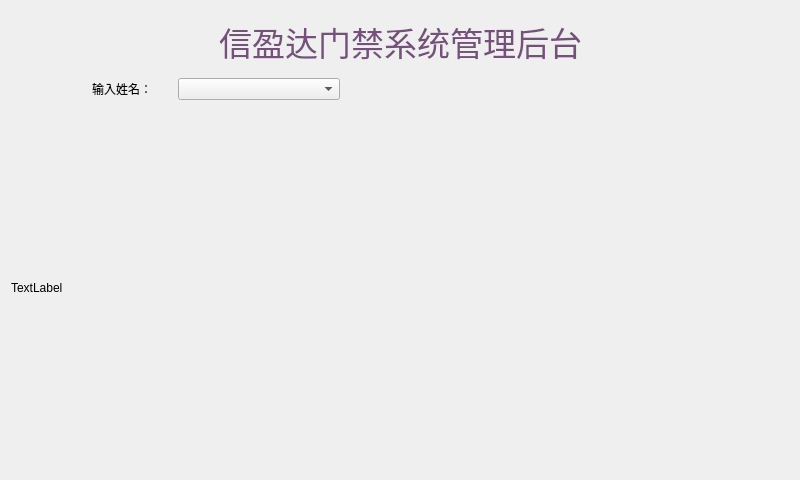
<?xml version="1.0" encoding="UTF-8"?>
<ui version="4.0">
 <class>Setting</class>
 <widget class="QWidget" name="Setting">
  <property name="geometry">
   <rect>
    <x>0</x>
    <y>0</y>
    <width>800</width>
    <height>480</height>
   </rect>
  </property>
  <property name="windowTitle">
   <string>Form</string>
  </property>
  <layout class="QVBoxLayout" name="verticalLayout" stretch="1,1,6">
   <item>
    <layout class="QHBoxLayout" name="horizontalLayout_2">
     <item>
      <spacer name="horizontalSpacer_7">
       <property name="orientation">
        <enum>Qt::Horizontal</enum>
       </property>
       <property name="sizeHint" stdset="0">
        <size>
         <width>108</width>
         <height>58</height>
        </size>
       </property>
      </spacer>
     </item>
     <item>
      <widget class="QLabel" name="label_2">
       <property name="font">
        <font>
         <pointsize>25</pointsize>
        </font>
       </property>
       <property name="styleSheet">
        <string notr="true">color:rgb(117, 80, 123)</string>
       </property>
       <property name="text">
        <string>信盈达门禁系统管理后台</string>
       </property>
      </widget>
     </item>
     <item>
      <spacer name="horizontalSpacer_8">
       <property name="orientation">
        <enum>Qt::Horizontal</enum>
       </property>
       <property name="sizeHint" stdset="0">
        <size>
         <width>99</width>
         <height>48</height>
        </size>
       </property>
      </spacer>
     </item>
    </layout>
   </item>
   <item>
    <layout class="QHBoxLayout" name="horizontalLayout" stretch="1,1,2,2,0,0,0,0,0,0,0,0">
     <item>
      <spacer name="horizontalSpacer_5">
       <property name="orientation">
        <enum>Qt::Horizontal</enum>
       </property>
       <property name="sizeHint" stdset="0">
        <size>
         <width>13</width>
         <height>20</height>
        </size>
       </property>
      </spacer>
     </item>
     <item>
      <widget class="QLabel" name="label_3">
       <property name="text">
        <string>输入姓名：</string>
       </property>
      </widget>
     </item>
     <item>
      <widget class="QComboBox" name="comboBox"/>
     </item>
     <item>
      <spacer name="horizontalSpacer">
       <property name="orientation">
        <enum>Qt::Horizontal</enum>
       </property>
       <property name="sizeHint" stdset="0">
        <size>
         <width>40</width>
         <height>20</height>
        </size>
       </property>
      </spacer>
     </item>
     <item>
      <widget class="QPushButton" name="ButtonTakePic">
       <property name="toolTip">
        <string>拍照</string>
       </property>
       <property name="text">
        <string/>
       </property>
       <property name="icon">
        <iconset resource="source.qrc">
         <normaloff>:/image/camera.png</normaloff>:/image/camera.png</iconset>
       </property>
       <property name="iconSize">
        <size>
         <width>45</width>
         <height>45</height>
        </size>
       </property>
       <property name="flat">
        <bool>true</bool>
       </property>
      </widget>
     </item>
     <item>
      <spacer name="horizontalSpacer_2">
       <property name="orientation">
        <enum>Qt::Horizontal</enum>
       </property>
       <property name="sizeHint" stdset="0">
        <size>
         <width>28</width>
         <height>20</height>
        </size>
       </property>
      </spacer>
     </item>
     <item>
      <widget class="QPushButton" name="ButtonCsv">
       <property name="toolTip">
        <string>开始取样</string>
       </property>
       <property name="text">
        <string/>
       </property>
       <property name="icon">
        <iconset resource="source.qrc">
         <normaloff>:/image/data.png</normaloff>:/image/data.png</iconset>
       </property>
       <property name="iconSize">
        <size>
         <width>45</width>
         <height>50</height>
        </size>
       </property>
       <property name="flat">
        <bool>true</bool>
       </property>
      </widget>
     </item>
     <item>
      <spacer name="horizontalSpacer_3">
       <property name="orientation">
        <enum>Qt::Horizontal</enum>
       </property>
       <property name="sizeHint" stdset="0">
        <size>
         <width>40</width>
         <height>20</height>
        </size>
       </property>
      </spacer>
     </item>
     <item>
      <widget class="QPushButton" name="ButtonTrain">
       <property name="toolTip">
        <string>建立模型</string>
       </property>
       <property name="text">
        <string/>
       </property>
       <property name="icon">
        <iconset resource="source.qrc">
         <normaloff>:/image/face.png</normaloff>:/image/face.png</iconset>
       </property>
       <property name="iconSize">
        <size>
         <width>50</width>
         <height>50</height>
        </size>
       </property>
       <property name="flat">
        <bool>true</bool>
       </property>
      </widget>
     </item>
     <item>
      <spacer name="horizontalSpacer_4">
       <property name="orientation">
        <enum>Qt::Horizontal</enum>
       </property>
       <property name="sizeHint" stdset="0">
        <size>
         <width>18</width>
         <height>20</height>
        </size>
       </property>
      </spacer>
     </item>
     <item>
      <widget class="QPushButton" name="ButtonBack">
       <property name="toolTip">
        <string>返回主界面</string>
       </property>
       <property name="text">
        <string/>
       </property>
       <property name="icon">
        <iconset resource="source.qrc">
         <normaloff>:/image/back.png</normaloff>:/image/back.png</iconset>
       </property>
       <property name="iconSize">
        <size>
         <width>50</width>
         <height>50</height>
        </size>
       </property>
       <property name="flat">
        <bool>true</bool>
       </property>
      </widget>
     </item>
     <item>
      <spacer name="horizontalSpacer_6">
       <property name="orientation">
        <enum>Qt::Horizontal</enum>
       </property>
       <property name="sizeHint" stdset="0">
        <size>
         <width>18</width>
         <height>20</height>
        </size>
       </property>
      </spacer>
     </item>
    </layout>
   </item>
   <item>
    <widget class="QLabel" name="label">
     <property name="text">
      <string>TextLabel</string>
     </property>
     <property name="scaledContents">
      <bool>true</bool>
     </property>
    </widget>
   </item>
  </layout>
 </widget>
 <resources>
  <include location="source.qrc"/>
 </resources>
 <connections/>
</ui>
